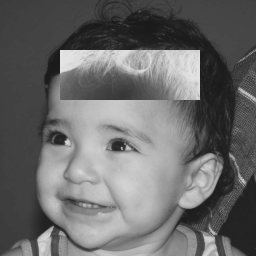
//> input picture exercio2.2/regions.png, 256 x 256 px
$ ./trocaregions   (built with g++ and OpenCV 4)
//> lines starting //> are read from the running program, lines starting //| are printed output that depends on the picture
#include <iostream>
#include <opencv2/opencv.hpp>

cv::Mat loadImage(const std::string& filename) {
//> called with filename = "regions.png"
    cv::Mat image = cv::imread(filename, cv::IMREAD_GRAYSCALE);
//> image is the input picture: 256 rows x 256 cols, CV_8UC1; min 26, max 228, mean 105.8
    if (!image.data) {
        std::cout << "nao abriu " << filename << std::endl;
        exit(-1);
    }
    return image;
}

cv::Rect getRegion(int x, int y, int width, int height) {
    return cv::Rect(x, y, width, height);
}

void swapRegions(cv::Mat& image, const cv::Rect& region1, const cv::Rect& region2) {
    cv::Mat temp;
    image(region1).copyTo(temp);
    image(region2).copyTo(image(region1));
    temp.copyTo(image(region2));
}

int main(int, char**) {
    cv::Mat image = loadImage("regions.png");
    cv::imshow("Original", image);

    int halfWidth = image.cols / 2;
//> halfWidth = 128
    int halfHeight = image.rows / 2;
//> halfHeight = 128

    cv::Rect topLeft = getRegion(0, 0, halfWidth, halfHeight);
//> topLeft = Rect(0, 0, 128, 128)
    cv::Rect topRight = getRegion(halfWidth, 0, halfWidth, halfHeight);
//> topRight = Rect(128, 0, 128, 128)
    cv::Rect bottomLeft = getRegion(0, halfHeight, halfWidth, halfHeight);
//> bottomLeft = Rect(0, 128, 128, 128)
    cv::Rect bottomRight = getRegion(halfWidth, halfHeight, halfWidth, halfHeight);
//> bottomRight = Rect(128, 128, 128, 128)

    swapRegions(image, topLeft, bottomRight);
//> in swapRegions, `image(region1).copyTo(temp);`:
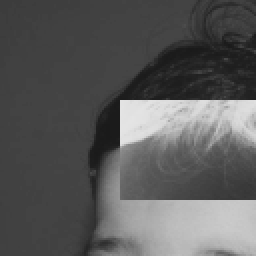
//> temp: 128 rows x 128 cols, CV_8UC1 (shown 2 times larger); min 26, max 228, mean 90.1
//> in swapRegions, `image(region2).copyTo(image(region1));`:
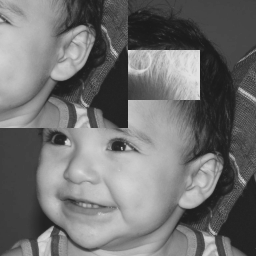
//> image: 256 rows x 256 cols, CV_8UC1; min 26, max 227, mean 112.2
//> in swapRegions, `temp.copyTo(image(region2));`:
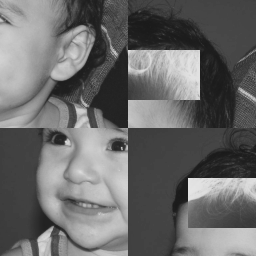
//> image: 256 rows x 256 cols, CV_8UC1; min 26, max 228, mean 105.8
    swapRegions(image, topRight, bottomLeft);
//> call 2 of swapRegions, with region1 = Rect(128, 0, 128, 128), region2 = Rect(0, 128, 128, 128)
//> in swapRegions (call 2), `image(region1).copyTo(temp);`:
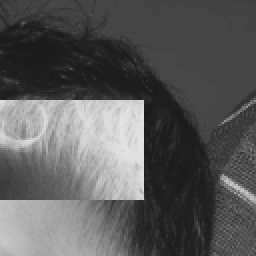
//> temp: 128 rows x 128 cols, CV_8UC1 (shown 2 times larger); min 26, max 227, mean 89.9
//> in swapRegions (call 2), `image(region2).copyTo(image(region1));`:
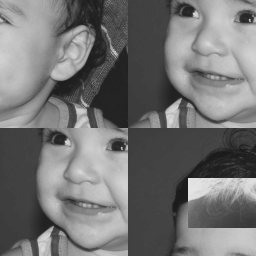
//> image: 256 rows x 256 cols, CV_8UC1; min 26, max 228, mean 115.1
//> in swapRegions (call 2), `temp.copyTo(image(region2));`:
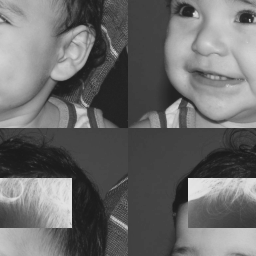
//> image: 256 rows x 256 cols, CV_8UC1; min 26, max 228, mean 105.8

    cv::imshow("Troca regioes", image);
    cv::waitKey();
    return 0;
}
